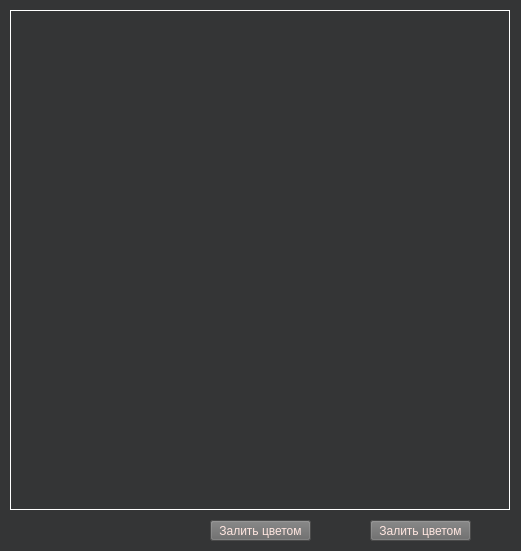
<?xml version="1.0" encoding="UTF-8"?>
<ui version="4.0">
 <class>MainWindow</class>
 <widget class="QMainWindow" name="MainWindow">
  <property name="enabled">
   <bool>true</bool>
  </property>
  <property name="geometry">
   <rect>
    <x>0</x>
    <y>0</y>
    <width>521</width>
    <height>551</height>
   </rect>
  </property>
  <property name="sizePolicy">
   <sizepolicy hsizetype="Preferred" vsizetype="Preferred">
    <horstretch>0</horstretch>
    <verstretch>0</verstretch>
   </sizepolicy>
  </property>
  <property name="minimumSize">
   <size>
    <width>521</width>
    <height>551</height>
   </size>
  </property>
  <property name="maximumSize">
   <size>
    <width>521</width>
    <height>551</height>
   </size>
  </property>
  <property name="windowTitle">
   <string>Лабораторная №7</string>
  </property>
  <property name="animated">
   <bool>false</bool>
  </property>
  <property name="documentMode">
   <bool>false</bool>
  </property>
  <widget class="QWidget" name="centralwidget">
   <property name="palette">
    <palette>
     <active>
      <colorrole role="WindowText">
       <brush brushstyle="SolidPattern">
        <color alpha="255">
         <red>255</red>
         <green>255</green>
         <blue>255</blue>
        </color>
       </brush>
      </colorrole>
      <colorrole role="Button">
       <brush brushstyle="SolidPattern">
        <color alpha="255">
         <red>52</red>
         <green>53</green>
         <blue>54</blue>
        </color>
       </brush>
      </colorrole>
      <colorrole role="Light">
       <brush brushstyle="SolidPattern">
        <color alpha="255">
         <red>78</red>
         <green>79</green>
         <blue>81</blue>
        </color>
       </brush>
      </colorrole>
      <colorrole role="Midlight">
       <brush brushstyle="SolidPattern">
        <color alpha="255">
         <red>65</red>
         <green>66</green>
         <blue>67</blue>
        </color>
       </brush>
      </colorrole>
      <colorrole role="Dark">
       <brush brushstyle="SolidPattern">
        <color alpha="255">
         <red>26</red>
         <green>26</green>
         <blue>27</blue>
        </color>
       </brush>
      </colorrole>
      <colorrole role="Mid">
       <brush brushstyle="SolidPattern">
        <color alpha="255">
         <red>34</red>
         <green>35</green>
         <blue>36</blue>
        </color>
       </brush>
      </colorrole>
      <colorrole role="Text">
       <brush brushstyle="SolidPattern">
        <color alpha="255">
         <red>255</red>
         <green>255</green>
         <blue>255</blue>
        </color>
       </brush>
      </colorrole>
      <colorrole role="BrightText">
       <brush brushstyle="SolidPattern">
        <color alpha="255">
         <red>255</red>
         <green>255</green>
         <blue>255</blue>
        </color>
       </brush>
      </colorrole>
      <colorrole role="ButtonText">
       <brush brushstyle="SolidPattern">
        <color alpha="255">
         <red>255</red>
         <green>255</green>
         <blue>255</blue>
        </color>
       </brush>
      </colorrole>
      <colorrole role="Base">
       <brush brushstyle="SolidPattern">
        <color alpha="255">
         <red>0</red>
         <green>0</green>
         <blue>0</blue>
        </color>
       </brush>
      </colorrole>
      <colorrole role="Window">
       <brush brushstyle="SolidPattern">
        <color alpha="255">
         <red>52</red>
         <green>53</green>
         <blue>54</blue>
        </color>
       </brush>
      </colorrole>
      <colorrole role="Shadow">
       <brush brushstyle="SolidPattern">
        <color alpha="255">
         <red>0</red>
         <green>0</green>
         <blue>0</blue>
        </color>
       </brush>
      </colorrole>
      <colorrole role="AlternateBase">
       <brush brushstyle="SolidPattern">
        <color alpha="255">
         <red>26</red>
         <green>26</green>
         <blue>27</blue>
        </color>
       </brush>
      </colorrole>
      <colorrole role="ToolTipBase">
       <brush brushstyle="SolidPattern">
        <color alpha="255">
         <red>255</red>
         <green>255</green>
         <blue>220</blue>
        </color>
       </brush>
      </colorrole>
      <colorrole role="ToolTipText">
       <brush brushstyle="SolidPattern">
        <color alpha="255">
         <red>0</red>
         <green>0</green>
         <blue>0</blue>
        </color>
       </brush>
      </colorrole>
      <colorrole role="PlaceholderText">
       <brush brushstyle="NoBrush">
        <color alpha="128">
         <red>255</red>
         <green>255</green>
         <blue>255</blue>
        </color>
       </brush>
      </colorrole>
     </active>
     <inactive>
      <colorrole role="WindowText">
       <brush brushstyle="SolidPattern">
        <color alpha="255">
         <red>255</red>
         <green>255</green>
         <blue>255</blue>
        </color>
       </brush>
      </colorrole>
      <colorrole role="Button">
       <brush brushstyle="SolidPattern">
        <color alpha="255">
         <red>52</red>
         <green>53</green>
         <blue>54</blue>
        </color>
       </brush>
      </colorrole>
      <colorrole role="Light">
       <brush brushstyle="SolidPattern">
        <color alpha="255">
         <red>78</red>
         <green>79</green>
         <blue>81</blue>
        </color>
       </brush>
      </colorrole>
      <colorrole role="Midlight">
       <brush brushstyle="SolidPattern">
        <color alpha="255">
         <red>65</red>
         <green>66</green>
         <blue>67</blue>
        </color>
       </brush>
      </colorrole>
      <colorrole role="Dark">
       <brush brushstyle="SolidPattern">
        <color alpha="255">
         <red>26</red>
         <green>26</green>
         <blue>27</blue>
        </color>
       </brush>
      </colorrole>
      <colorrole role="Mid">
       <brush brushstyle="SolidPattern">
        <color alpha="255">
         <red>34</red>
         <green>35</green>
         <blue>36</blue>
        </color>
       </brush>
      </colorrole>
      <colorrole role="Text">
       <brush brushstyle="SolidPattern">
        <color alpha="255">
         <red>255</red>
         <green>255</green>
         <blue>255</blue>
        </color>
       </brush>
      </colorrole>
      <colorrole role="BrightText">
       <brush brushstyle="SolidPattern">
        <color alpha="255">
         <red>255</red>
         <green>255</green>
         <blue>255</blue>
        </color>
       </brush>
      </colorrole>
      <colorrole role="ButtonText">
       <brush brushstyle="SolidPattern">
        <color alpha="255">
         <red>255</red>
         <green>255</green>
         <blue>255</blue>
        </color>
       </brush>
      </colorrole>
      <colorrole role="Base">
       <brush brushstyle="SolidPattern">
        <color alpha="255">
         <red>0</red>
         <green>0</green>
         <blue>0</blue>
        </color>
       </brush>
      </colorrole>
      <colorrole role="Window">
       <brush brushstyle="SolidPattern">
        <color alpha="255">
         <red>52</red>
         <green>53</green>
         <blue>54</blue>
        </color>
       </brush>
      </colorrole>
      <colorrole role="Shadow">
       <brush brushstyle="SolidPattern">
        <color alpha="255">
         <red>0</red>
         <green>0</green>
         <blue>0</blue>
        </color>
       </brush>
      </colorrole>
      <colorrole role="AlternateBase">
       <brush brushstyle="SolidPattern">
        <color alpha="255">
         <red>26</red>
         <green>26</green>
         <blue>27</blue>
        </color>
       </brush>
      </colorrole>
      <colorrole role="ToolTipBase">
       <brush brushstyle="SolidPattern">
        <color alpha="255">
         <red>255</red>
         <green>255</green>
         <blue>220</blue>
        </color>
       </brush>
      </colorrole>
      <colorrole role="ToolTipText">
       <brush brushstyle="SolidPattern">
        <color alpha="255">
         <red>0</red>
         <green>0</green>
         <blue>0</blue>
        </color>
       </brush>
      </colorrole>
      <colorrole role="PlaceholderText">
       <brush brushstyle="NoBrush">
        <color alpha="128">
         <red>255</red>
         <green>255</green>
         <blue>255</blue>
        </color>
       </brush>
      </colorrole>
     </inactive>
     <disabled>
      <colorrole role="WindowText">
       <brush brushstyle="SolidPattern">
        <color alpha="255">
         <red>26</red>
         <green>26</green>
         <blue>27</blue>
        </color>
       </brush>
      </colorrole>
      <colorrole role="Button">
       <brush brushstyle="SolidPattern">
        <color alpha="255">
         <red>52</red>
         <green>53</green>
         <blue>54</blue>
        </color>
       </brush>
      </colorrole>
      <colorrole role="Light">
       <brush brushstyle="SolidPattern">
        <color alpha="255">
         <red>78</red>
         <green>79</green>
         <blue>81</blue>
        </color>
       </brush>
      </colorrole>
      <colorrole role="Midlight">
       <brush brushstyle="SolidPattern">
        <color alpha="255">
         <red>65</red>
         <green>66</green>
         <blue>67</blue>
        </color>
       </brush>
      </colorrole>
      <colorrole role="Dark">
       <brush brushstyle="SolidPattern">
        <color alpha="255">
         <red>26</red>
         <green>26</green>
         <blue>27</blue>
        </color>
       </brush>
      </colorrole>
      <colorrole role="Mid">
       <brush brushstyle="SolidPattern">
        <color alpha="255">
         <red>34</red>
         <green>35</green>
         <blue>36</blue>
        </color>
       </brush>
      </colorrole>
      <colorrole role="Text">
       <brush brushstyle="SolidPattern">
        <color alpha="255">
         <red>26</red>
         <green>26</green>
         <blue>27</blue>
        </color>
       </brush>
      </colorrole>
      <colorrole role="BrightText">
       <brush brushstyle="SolidPattern">
        <color alpha="255">
         <red>255</red>
         <green>255</green>
         <blue>255</blue>
        </color>
       </brush>
      </colorrole>
      <colorrole role="ButtonText">
       <brush brushstyle="SolidPattern">
        <color alpha="255">
         <red>26</red>
         <green>26</green>
         <blue>27</blue>
        </color>
       </brush>
      </colorrole>
      <colorrole role="Base">
       <brush brushstyle="SolidPattern">
        <color alpha="255">
         <red>52</red>
         <green>53</green>
         <blue>54</blue>
        </color>
       </brush>
      </colorrole>
      <colorrole role="Window">
       <brush brushstyle="SolidPattern">
        <color alpha="255">
         <red>52</red>
         <green>53</green>
         <blue>54</blue>
        </color>
       </brush>
      </colorrole>
      <colorrole role="Shadow">
       <brush brushstyle="SolidPattern">
        <color alpha="255">
         <red>0</red>
         <green>0</green>
         <blue>0</blue>
        </color>
       </brush>
      </colorrole>
      <colorrole role="AlternateBase">
       <brush brushstyle="SolidPattern">
        <color alpha="255">
         <red>52</red>
         <green>53</green>
         <blue>54</blue>
        </color>
       </brush>
      </colorrole>
      <colorrole role="ToolTipBase">
       <brush brushstyle="SolidPattern">
        <color alpha="255">
         <red>255</red>
         <green>255</green>
         <blue>220</blue>
        </color>
       </brush>
      </colorrole>
      <colorrole role="ToolTipText">
       <brush brushstyle="SolidPattern">
        <color alpha="255">
         <red>0</red>
         <green>0</green>
         <blue>0</blue>
        </color>
       </brush>
      </colorrole>
      <colorrole role="PlaceholderText">
       <brush brushstyle="NoBrush">
        <color alpha="128">
         <red>255</red>
         <green>255</green>
         <blue>255</blue>
        </color>
       </brush>
      </colorrole>
     </disabled>
    </palette>
   </property>
   <property name="autoFillBackground">
    <bool>true</bool>
   </property>
   <widget class="QFrame" name="frame">
    <property name="enabled">
     <bool>true</bool>
    </property>
    <property name="geometry">
     <rect>
      <x>10</x>
      <y>10</y>
      <width>500</width>
      <height>500</height>
     </rect>
    </property>
    <property name="focusPolicy">
     <enum>Qt::StrongFocus</enum>
    </property>
    <property name="layoutDirection">
     <enum>Qt::LeftToRight</enum>
    </property>
    <property name="autoFillBackground">
     <bool>true</bool>
    </property>
    <property name="frameShape">
     <enum>QFrame::Box</enum>
    </property>
    <property name="frameShadow">
     <enum>QFrame::Plain</enum>
    </property>
    <property name="lineWidth">
     <number>1</number>
    </property>
    <property name="midLineWidth">
     <number>1</number>
    </property>
   </widget>
   <widget class="QPushButton" name="pushButton_draw">
    <property name="geometry">
     <rect>
      <x>210</x>
      <y>520</y>
      <width>101</width>
      <height>21</height>
     </rect>
    </property>
    <property name="autoFillBackground">
     <bool>false</bool>
    </property>
    <property name="styleSheet">
     <string notr="true">color: rgb(255, 230, 224);
background-color: rgb(104, 104, 104);</string>
    </property>
    <property name="text">
     <string>Залить цветом</string>
    </property>
    <property name="checkable">
     <bool>false</bool>
    </property>
   </widget>
   <widget class="QPushButton" name="pushButton_draw_zatravka">
    <property name="geometry">
     <rect>
      <x>370</x>
      <y>520</y>
      <width>101</width>
      <height>21</height>
     </rect>
    </property>
    <property name="autoFillBackground">
     <bool>false</bool>
    </property>
    <property name="styleSheet">
     <string notr="true">color: rgb(255, 230, 224);
background-color: rgb(104, 104, 104);</string>
    </property>
    <property name="text">
     <string>Залить цветом</string>
    </property>
    <property name="checkable">
     <bool>false</bool>
    </property>
   </widget>
  </widget>
 </widget>
 <tabstops>
  <tabstop>frame</tabstop>
  <tabstop>pushButton_draw</tabstop>
 </tabstops>
 <resources/>
 <connections/>
</ui>
